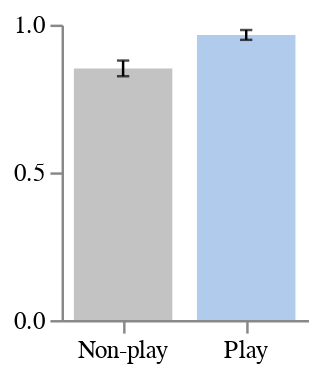

Write notebook code for a chart like this one.
### Code cell
# plot bar chart with altair of means for plays and non-plays (use 95% CI for error bars)

# create DataFrame for altair
data = pd.DataFrame({
    "type": ["Play", "Non-play"],
    "mean": [play_mean, non_play_mean],
    "ci_low": [ci1[0], ci2[0]],
    "ci_high": [ci1[1], ci2[1]]
})

# create altair chart
bars = alt.Chart(data).mark_bar(width=40, opacity=0.5).encode(
    x=alt.X('type', title=None, axis=alt.Axis(labelAngle=0)),
    y=alt.Y('mean', axis=alt.Axis(grid=False)),
    color=alt.Color('type:N', scale=alt.Scale(domain=['Play', 'Non-play'], range=['#6598DB', '#888888']), title=None, legend=None),
    tooltip=['mean', 'ci_low', 'ci_high']
)

error_bars = alt.Chart(data).mark_errorbar(ticks=True, size=5, color="black").encode(
    x='type',
    y=alt.Y('ci_low', title=None),
    y2='ci_high'
)

chart = bars + error_bars

chart.properties(
    width=100,
    height=120,
).configure_view(
    stroke=None
)

### Figure 1 — Vega-Lite specification as saved in the notebook (floating-point values rounded to 4 significant figures)
{"config": {"view": {"continuousWidth": 300, "continuousHeight": 300, "stroke": null}}, "layer": [{"mark": {"type": "bar", "opacity": 0.5, "width": 40}, "encoding": {"color": {"field": "type", "legend": null, "scale": {"domain": ["Play", "Non-play"], "range": ["#6598DB", "#888888"]}, "title": null, "type": "nominal"}, "tooltip": [{"field": "mean", "type": "quantitative"}, {"field": "ci_low", "type": "quantitative"}, {"field": "ci_high", "type": "quantitative"}], "x": {"axis": {"labelAngle": 0}, "field": "type", "title": null, "type": "nominal"}, "y": {"axis": {"grid": false}, "field": "mean", "type": "quantitative"}}}, {"mark": {"type": "errorbar", "color": "black", "size": 5, "ticks": true}, "encoding": {"x": {"field": "type", "type": "nominal"}, "y": {"field": "ci_low", "title": null, "type": "quantitative"}, "y2": {"field": "ci_high"}}}], "data": {"name": "data-cb30daa71d99c2ba9220c741c8bbf47c"}, "height": 120, "width": 100, "$schema": "https://vega.github.io/schema/vega-lite/v5.20.1.json", "datasets": {"data-cb30daa71d99c2ba9220c741c8bbf47c": [{"type": "Play", "mean": 0.9651, "ci_low": 0.9485, "ci_high": 0.9817}, {"type": "Non-play", "mean": 0.8518, "ci_low": 0.8252, "ci_high": 0.8784}]}}
